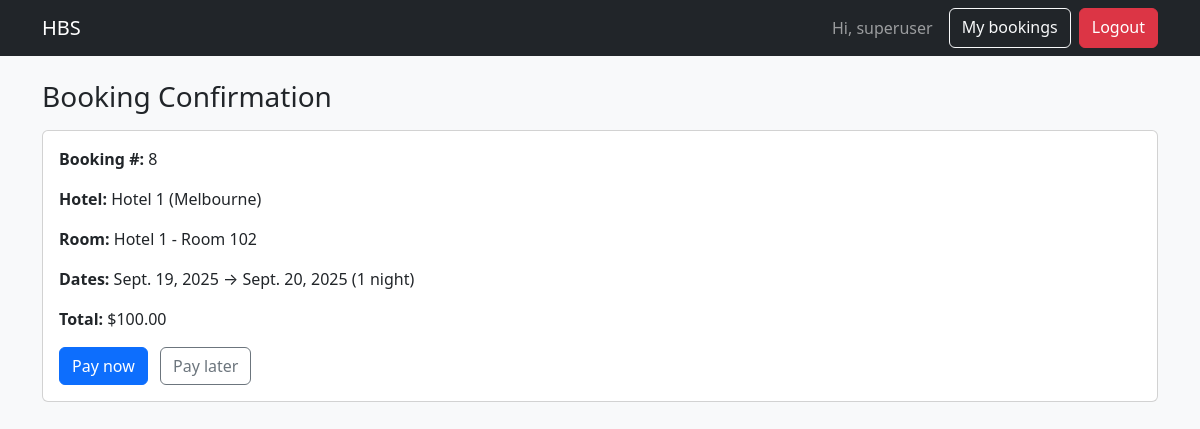
The app's page /booking/8/ (signed in) with its own data.
### booking/models.py (models this page shows, shortened)
class Booking(models.Model):
    user = models.ForeignKey(settings.AUTH_USER_MODEL, on_delete=models.CASCADE)
    room = models.ForeignKey(Room, on_delete=models.CASCADE)
    check_in = models.DateField()
    check_out = models.DateField()
    paid = models.BooleanField(default=False)
    @property
    def nights(self):
        return max((self.check_out - self.check_in).days, 0)
    @property
    def total_amount(self):
        price = self.room.price_per_night or Decimal('0')
        return price * self.nights
    created_at = models.DateTimeField(auto_now_add=True)
    class Meta:
        ordering = ['-created_at']

class Room(models.Model):
    hotel = models.ForeignKey(Hotel, on_delete=models.CASCADE, related_name='rooms')
    number = models.CharField(max_length=20)
    room_type = models.CharField(max_length=50, default='Standard')
    price_per_night = models.DecimalField(max_digits=8, decimal_places=2)
    capacity = models.PositiveIntegerField(default=2)
    def __str__(self):
        return f"{self.hotel.name} - Room {self.number}"

class Hotel(models.Model):
    name = models.CharField(max_length=120)
    city = models.CharField(max_length=120, blank=True)
    address = models.CharField(max_length=255, blank=True)
    description = models.TextField(blank=True)

### booking/views.py (the view)
# urls.py: path('booking/<int:booking_id>/', views.booking_detail, name='booking_detail'),
@login_required
def booking_detail(request, booking_id):
    booking = get_object_or_404(Booking, id=booking_id, user=request.user)
    return render(request, 'booking/booking_detail.html', {'booking': booking})

### booking/templates/booking/booking_detail.html (shortened to what this page needs)
{% extends 'booking/base.html' %}
{% block content %}
<h3>Booking Confirmation</h3>
<div class="card mt-3">
  <div class="card-body">
    <p><b>Booking #:</b> {{ booking.id }}</p>
    <p><b>Hotel:</b> {{ booking.room.hotel.name }} ({{ booking.room.hotel.city }})</p>
    <p><b>Room:</b> {{ booking.room }}</p>
    <p><b>Dates:</b> {{ booking.check_in }} → {{ booking.check_out }} ({{ booking.nights }} night{{ booking.nights|pluralize }})</p>
    <p><b>Total:</b> ${{ booking.total_amount|floatformat:2 }}</p>
    {% if booking.paid %}
      <span class="badge text-bg-success">Already PAID</span>
      <a class="btn btn-outline-secondary ms-2" href="{% url 'my_bookings' %}">Go to My bookings</a>
    {% else %}
      <a class="btn btn-primary" href="{% url 'pay_booking' booking.id %}">Pay now</a>
      <a class="btn btn-outline-secondary ms-2" href="{% url 'my_bookings' %}">Pay later</a>
    {% endif %}
  </div>
</div>
{% endblock %}

### booking/templates/booking/base.html (shortened to what this page needs)
<!doctype html>
<html lang="en">
<head>
  <link href="https://cdn.jsdelivr.net/npm/bootstrap@5.3.3/dist/css/bootstrap.min.css" rel="stylesheet">
</head>
<body class="bg-light">
<nav class="navbar navbar-dark bg-dark">
  <div class="container">
    <a class="navbar-brand" href="/">HBS</a>
    <div class="d-flex">
      {% if user.is_authenticated %}
        <span class="navbar-text me-3">Hi, {{ user.username }}</span>
        <a class="btn btn-outline-light me-2" href="{% url 'my_bookings' %}">My bookings</a>
        <a class="btn btn-danger" href="{% url 'logout' %}">Logout</a>
      {% else %}
        <a class="btn btn-outline-light" href="{% url 'auth' %}">Login / Signup</a>
      {% endif %}
    </div>
  </div>
</nav>
<main class="container py-4">
  {% block content %}{% endblock %}
</main>
</body>
</html>

### records on screen
Booking: id "8", room.hotel.name "Hotel 1", room.hotel.city "Melbourne", room "Hotel 1 - Room 102", check_in "Sept. 19, 2025", check_out "Sept. 20, 2025", nights "1", total_amount "100.00"

### other values on screen
{{ user.username }} "superuser"
